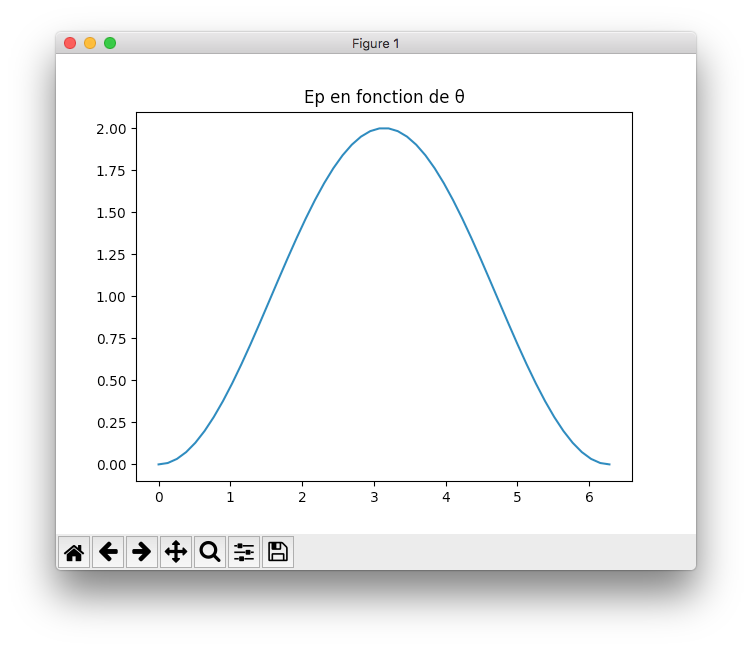

The Python source for this figure:
# Imports
import matplotlib.pyplot as plt
import numpy as np
from math import pi

# Déclaration de la courbe
teta = np.linspace(0, 2 * pi)
ep = 1 * (1 - np.cos(teta))

# Affichage du graphique
plt.title('Ep en fonction de θ')
plt.plot(teta, ep)
plt.show()
